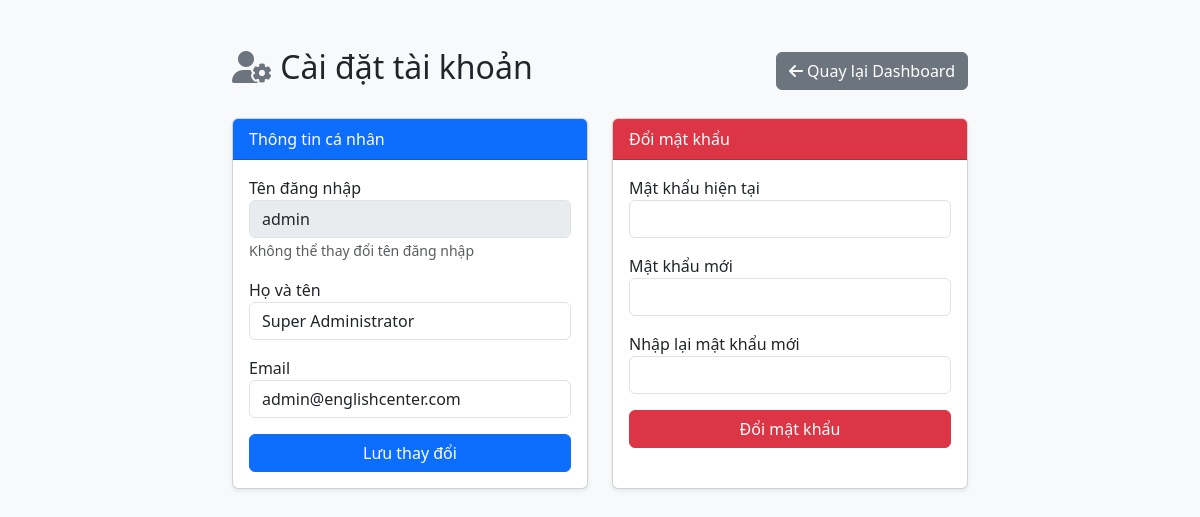
The page /HomePage/profile.php (signed in) on the database its author committed.
### tables this page shows
CREATE TABLE `users` (
  `id` int(11) NOT NULL,
  `role_id` int(11) NOT NULL,
  `username` varchar(50) NOT NULL,
  `password` varchar(255) NOT NULL,
  `email` varchar(100) NOT NULL,
  `full_name` varchar(100) NOT NULL,
  `avatar` varchar(255) DEFAULT 'img/default.jpg',
  `status` enum('active','inactive') DEFAULT 'active',
  `created_at` timestamp NOT NULL DEFAULT current_timestamp()
);

### HomePage/profile.php (the view, shortened to what this page needs)
<?php
require_once 'db_connect.php';
$user_id = $_SESSION['user_id'];
$user = $conn->query("SELECT * FROM users WHERE id = $user_id")->fetch_assoc();
?>
<!DOCTYPE html>
<html lang="vi">
<head>
    <link href="https://cdn.jsdelivr.net/npm/bootstrap@5.3.0/dist/css/bootstrap.min.css" rel="stylesheet">
    <link rel="stylesheet" href="https://cdnjs.cloudflare.com/ajax/libs/font-awesome/6.5.1/css/all.min.css">
</head>
<body class="bg-light">
    <div class="container mt-5">
        <div class="row justify-content-center">
            <div class="col-md-8">
                <div class="d-flex justify-content-between align-items-center mb-4">
                    <h2><i class="fas fa-user-cog text-secondary"></i> Cài đặt tài khoản</h2>
                    <a href="<?php echo ($_SESSION['role'] == 'admin') ? 'admin_dashboard.php' : 'user_dashboard.php'; ?>" class="btn btn-secondary">
                        <i class="fas fa-arrow-left"></i> Quay lại Dashboard
                    </a>
                </div>
                <div class="row">
                    <div class="col-md-6">
                        <div class="card shadow-sm h-100">
                            <div class="card-header bg-primary text-white">Thông tin cá nhân</div>
                            <div class="card-body">
                                <form method="POST">
                                    <div class="mb-3">
                                        <label>Tên đăng nhập</label>
                                        <input type="text" class="form-control" value="<?php echo $user['username']; ?>" disabled>
                                        <small class="text-muted">Không thể thay đổi tên đăng nhập</small>
                                    </div>
                                    <div class="mb-3">
                                        <label>Họ và tên</label>
                                        <input type="text" name="full_name" class="form-control" value="<?php echo $user['full_name']; ?>" required>
                                    </div>
                                    <div class="mb-3">
                                        <label>Email</label>
                                        <input type="email" name="email" class="form-control" value="<?php echo $user['email']; ?>" required>
                                    </div>
                                    <button type="submit" name="update_info" class="btn btn-primary w-100">Lưu thay đổi</button>
                                </form>
                            </div>
                        </div>
                    </div>
                    <div class="col-md-6">
                        <div class="card shadow-sm h-100">
                            <div class="card-header bg-danger text-white">Đổi mật khẩu</div>
                            <div class="card-body">
                                <form method="POST">
                                    <div class="mb-3">
                                        <label>Mật khẩu hiện tại</label>
                                        <input type="password" name="old_pass" class="form-control" required>
                                    </div>
                                    <div class="mb-3">
                                        <label>Mật khẩu mới</label>
                                        <input type="password" name="new_pass" class="form-control" required>
                                    </div>
                                    <div class="mb-3">
                                        <label>Nhập lại mật khẩu mới</label>
                                        <input type="password" name="confirm_pass" class="form-control" required>
                                    </div>
                                    <button type="submit" name="change_pass" class="btn btn-danger w-100">Đổi mật khẩu</button>
                                </form>
                            </div>
                        </div>
                    </div>
                </div>
            </div>
        </div>
    </div>
</body>
</html>

### rows shown on the page
users: username "admin", full_name "Super Administrator", email "admin@englishcenter.com"
